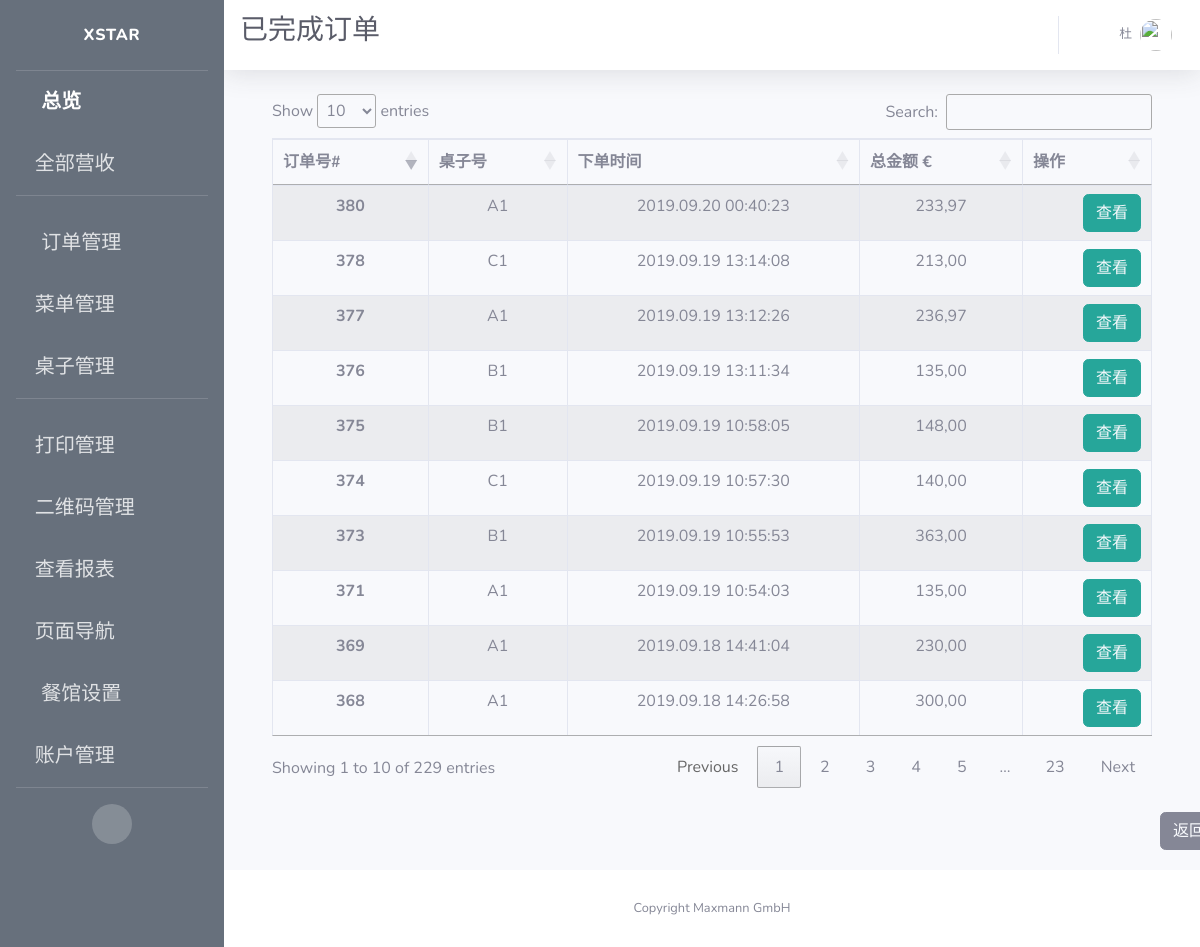
The page /admin/view/paid/alacarte/orders (signed in) on the database its author committed.
### app/models.py (models this page shows, shortened)
class User(UserMixin, db.Model):
    id = db.Column(db.Integer, primary_key=True)
    username = db.Column(db.String(64), index=True, unique=True, nullable=False)
    alias = db.Column(db.String(64))
    email = db.Column(db.String(120), unique=True)
    password_hash = db.Column(db.String(128))
    permissions = db.Column(db.Integer)
    container = db.Column(db.String(300))
    timeCreated = db.Column(db.DateTime, default=datetime.utcnow)

class Order(db.Model):
    id = db.Column(db.Integer, primary_key=True, unique=True, index=True)
    totalPrice = db.Column(db.Float, unique=False)
    orderNumber = db.Column(db.String(200), unique=True)
    timeCreated = db.Column(db.DateTime, default=datetime.utcnow)
    isPaid = db.Column(db.Boolean, default=False)
    isReady = db.Column(db.Boolean, default=False)
    isPickedUp = db.Column(db.Boolean, default=False)
    items = db.Column(db.String(1500))
    pay_via = db.Column(db.String(100))
    type = db.Column(db.String(100))
    container = db.Column(db.String(300))
    mealPrinted = db.Column(db.Boolean, default=False)
    printed = db.Column(db.Boolean, default=False)
    settleTime = db.Column(db.DateTime)
    settleID = db.Column(db.String(500))
    table_name = db.Column(db.String(500))
    seat_number = db.Column(db.String(500))
    isCancelled = db.Column(db.Boolean(), default=False)
    isDone = db.Column(db.Boolean())
    dishes = db.Column(db.String(1500))
    discount = db.Column(db.Float, default=0.0)
    discount_rate = db.Column(db.Float, default=0.0)
    subtype = db.Column(db.String(500))
    endTotal = db.Column(db.Float, default=totalPrice)
    section = db.Column(db.String(500))

### app/routes.py (the view)
@app.route('/admin/view/paid/alacarte/orders')
@login_required
def admin_view_paid_alacarte_orders():
    orders = db.session.query(Order).filter(
        Order.type == "In",
        Order.isPaid == True).all()
    cancelled_orders = db.session.query(Order).filter(
        Order.type == "In",
        Order.isCancelled == True).all()
    cur_orders = orders + cancelled_orders
    items = {order.id: json.loads(order.items) for order in cur_orders}
    context = dict(open_orders=cur_orders,
                   items=items,
                   title=u"已完成订单",
                   referrer=request.headers.get('Referer'),
                   company_name=company_info.get('company_name'),
                   datetime_format=datetime_format,
                   formatter=formatter)
    return render_template("admin_view_paid_alacarte_orders.html", **context)

### app/models.py (called while the page is built)
@login.user_loader
def load_user(id):
    return User.query.get(int(id))

### app/utilities.py (called while the page is built)
def formatter(number):
    if number == 0:
        number = '{:.2f}'.format(round(number, 2))
        number = number.replace(".", ",")
        return number
    number = format_decimal(round(float(number), 2), locale="de_DE")
    if len(number.split(",")) == 1:
        number = number + ",00"
        return number
    if len(number.split(",")[1]) == 1:
        number = number + "0"
        return number
    return number

### app/templates/admin_view_paid_alacarte_orders.html (shortened to what this page needs)
{% extends 'base.html' %}
{% block css %}
<link rel="stylesheet" type="text/css" href="https://cdn.datatables.net/1.10.19/css/jquery.dataTables.css">
<link rel="stylesheet" type="text/css" href="https://cdnjs.cloudflare.com/ajax/libs/twitter-bootstrap/4.1.3/css/bootstrap.css">
<link rel="stylesheet" type="text/css" href="https://cdn.datatables.net/1.10.19/css/dataTables.bootstrap4.min.css">
{% endblock %}
{% block title %}
<h1 class="h3 mb-2 text-gray-800">{{title}}</h1>
{% endblock %}
{% block content %}
<div class="container">
  <div class="row">
    <div class="col-sm-12">
      <table id="example" class="table table-striped table-bordered">
        <thead>
          <tr>
            <th scope="col">订单号#</th>
            <th scope="col">桌子号</th>
            <th scope="col">下单时间</th>
            <th scope="col">总金额 €</th>
            <th scope="col">操作</th>
          </tr>
        </thead>
        <tbody>
          {% for order in open_orders %}
          <tr>
            <th scope="row">{{order.id}}</th>
            <td>{{ order.table_name }}</td>
            <td>{{ order.timeCreated.strftime(datetime_format) }}</td>
            <td>{{ formatter(order.totalPrice) }}</td>
            <td style="text-align:right">
              <span>
                <button type="button" class="btn btn-info" style="border-color:#26a69a; background-color:#26a69a;">
                  <a href={{ url_for('admin_alacarte_order_edit', order_id=order.id) }} style="color: rgb(247, 249, 252)">
                    查看
                  </a>
                </button>
              </span>
            </td>
          </tr>
          {% endfor %}
        </tbody>
      </table>
    </div>
  </div>
</div>
<br>
<button type="button" class="btn btn-secondary" id="back">
  <a style="color: rgb(247, 249, 252)" href={{ referrer }} >
    返回
  </a>
</button>
{% endblock %}

### app/templates/base.html (shortened to what this page needs)
<!DOCTYPE html>
<html lang="en">
<head>
  {% block css %}
  {% endblock %}
  <link href="{{ url_for('static', filename='fontawesome-free/css/all.min.css') }}" rel="stylesheet" type="text/css">
  <link href="{{ url_for('static', filename='css/sb-admin-2.min.css')}}" rel="stylesheet">
  <link rel='stylesheet' href='https://cdnjs.cloudflare.com/ajax/libs/flag-icon-css/0.8.2/css/flag-icon.min.css'>
</head>
<body id="page-top">
  <div id="wrapper">
    <ul class="navbar-nav bg-gradient-primary sidebar sidebar-dark accordion" id="accordionSidebar">
      <a class="sidebar-brand d-flex align-items-center justify-content-center" href="{{ url_for('index') }}">
        <div class="sidebar-brand-text mx-3">Xstar</div>
      </a>
      <hr class="sidebar-divider my-0">
      <li class="nav-item active">
        <a class="nav-link" href="{{url_for('index') }}">
          <i class="fas fa-fw fa-tachometer-alt"></i>
          <span>总览</span></a>
      </li>
      <li class="nav-item">
        <a class="nav-link collapsed" href="#" data-toggle="collapse" data-target="#collapseOne" aria-expanded="true" aria-controls="collapseOne">
          <i class="fas fa-money-bill-alt"></i>
          <span>全部营收</span>
        </a>
      </li>
      <hr class="sidebar-divider">
      <li class="nav-item">
        <a class="nav-link collapsed" href="#" data-toggle="collapse" data-target="#collapseTwo" aria-expanded="true" aria-controls="collapseTwo">
          <i class="fas fa-fw fa-cog"></i>
          <span>订单管理</span>
        </a>
      </li>
      <li class="nav-item">
        <a class="nav-link collapsed" href="#" data-toggle="collapse" data-target="#collapseMenu" aria-expanded="true" aria-controls="collapseTwo">
        <i class="fas fa-utensils"></i>
          <span>菜单管理</span>
        </a>
      </li>
      <li class="nav-item">
        <a class="nav-link collapsed" href="#" data-toggle="collapse" data-target="#collapseUtilities" aria-expanded="true" aria-controls="collapseUtilities">
          <i class="fas fa-chair"></i>
          <span>桌子管理</span>
        </a>
      </li>
      <hr class="sidebar-divider">
      <li class="nav-item">
        <a class="nav-link collapsed" href="#" data-toggle="collapse" data-target="#collapsePages" aria-expanded="true" aria-controls="collapsePages">
          <i class="fas fa-print"></i>
          <span>打印管理</span>
        </a>
      </li>
      <li class="nav-item">
        <a class="nav-link" href={{ url_for('qrcode_manage') }}>
          <i class="fas fa-qrcode"></i>
          <span>二维码管理</span>
        </a>
      </li>
      <li class="nav-item">
        <a class="nav-link collapsed" href="#" data-toggle="collapse" data-target="#collapseLogs" aria-expanded="true" aria-controls="collapseUtilities">
          <i class="far fa-sticky-note"></i>
          <span>查看报表</span>
        </a>
      </li>
      <li class="nav-item">
        <a class="nav-link collapsed" href="#" data-toggle="collapse" data-target="#collapseNavigation" aria-expanded="true" aria-controls="collapseUtilities">
          <i class="far fa-compass"></i>
          <span>页面导航</span>
        </a>
      </li>
      <li class="nav-item">
        <a class="nav-link" href="{{ url_for('set_store') }}">
          <i class="fas fa-fw fa-wrench"></i>
          <span>餐馆设置</span></a>
      </li>
      {% if current_user.permissions == 100 %}
      <li class="nav-item">
        <a class="nav-link" href="{{ url_for('boss_users_manage') }}">
          <i class="fas fa-users"></i>
          <span>账户管理</span></a>
      </li>
      {% else %}
      <li class="nav-item">
        <a class="nav-link" href="{{ url_for('users_manage') }}">
          <i class="fas fa-users"></i>
          <span>跑堂人员列表</span></a>
      </li>
      {% endif %}
      <hr class="sidebar-divider d-none d-md-block">
      <div class="text-center d-none d-md-inline">
        <button class="rounded-circle border-0" id="sidebarToggle"></button>
      </div>
    </ul>
    <div id="content-wrapper" class="d-flex flex-column">
      <div id="content">
        <nav class="navbar navbar-expand navbar-light bg-white topbar mb-4 static-top shadow">
          {% block title %}
          {% endblock %}
          <ul class="navbar-nav ml-auto">
            <li class="nav-item dropdown no-arrow">
              <a class="nav-link dropdown-toggle" href="#" id="lanDropdown" role="button" data-toggle="dropdown" aria-haspopup="true" aria-expanded="false">
              </a>
            </li>
            <li class="nav-item dropdown no-arrow">
              <a class="nav-link dropdown-toggle" href="#" id="userDropdown" role="button" data-toggle="dropdown" aria-haspopup="true" aria-expanded="false">
                <span class="mr-2 d-none d-lg-inline text-gray-600 small">{{ current_user.alias }}</span>
                <img class="img-profile rounded-circle" src="https://source.unsplash.com/QAB-WJcbgJk/60x60">
              </a>
            </li>
          </ul>
        </nav>
        <div class="container-fluid">
          {% block content %}{% endblock %}
        </div>
      </div>
      <footer class="sticky-footer bg-white">
        <div class="container my-auto">
          <div class="copyright text-center my-auto">
            <span>Copyright {{ company_name }}</span>
          </div>
        </div>
      </footer>
    </div>
  </div>
</body>
</html>

### app/templates/admin_view_paid_alacarte_orders.html (style rules this page uses)
.row:after { content: ""; display: table; clear: both; }
#back { margin-left: 912px; margin-bottom: 20px; }
table { text-align: center; }

### app/templates/base.html (style rules this page uses)
.bg-gradient-primary { background-image: linear-gradient(180deg,#67707c 10%,#67707c 100%); background-size: cover; }

### rows shown on the page
User: alias "杜"
Order: id "368", table_name "A1", timeCreated "2019.09.18 14:26:58", totalPrice "300,00"
Order: id "369", table_name "A1", timeCreated "2019.09.18 14:41:04", totalPrice "230,00"
Order: id "371", table_name "A1", timeCreated "2019.09.19 10:54:03", totalPrice "135,00"
Order: id "373", table_name "B1", timeCreated "2019.09.19 10:55:53", totalPrice "363,00"
Order: id "374", table_name "C1", timeCreated "2019.09.19 10:57:30", totalPrice "140,00"
Order: id "375", table_name "B1", timeCreated "2019.09.19 10:58:05", totalPrice "148,00"
Order: id "376", table_name "B1", timeCreated "2019.09.19 13:11:34", totalPrice "135,00"
Order: id "377", table_name "A1", timeCreated "2019.09.19 13:12:26", totalPrice "236,97"
Order: id "378", table_name "C1", timeCreated "2019.09.19 13:14:08", totalPrice "213,00"
Order: id "380", table_name "A1", timeCreated "2019.09.20 00:40:23", totalPrice "233,97"

### other values the page prints
{{ title }} "已完成订单"
{{ company_name }} "Maxmann GmbH"
